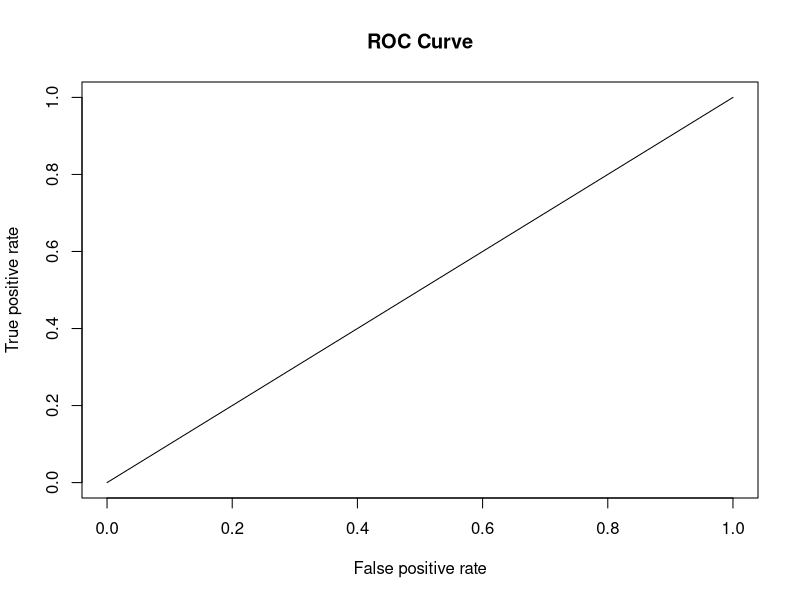
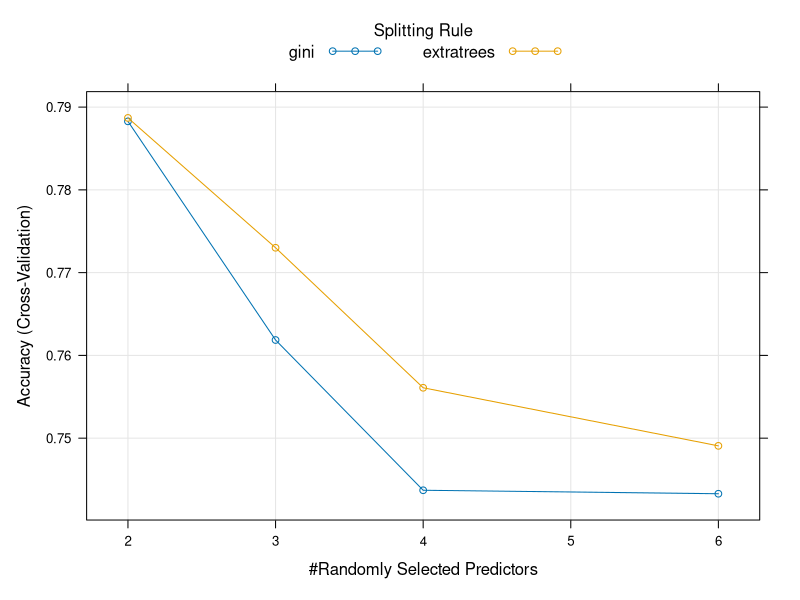
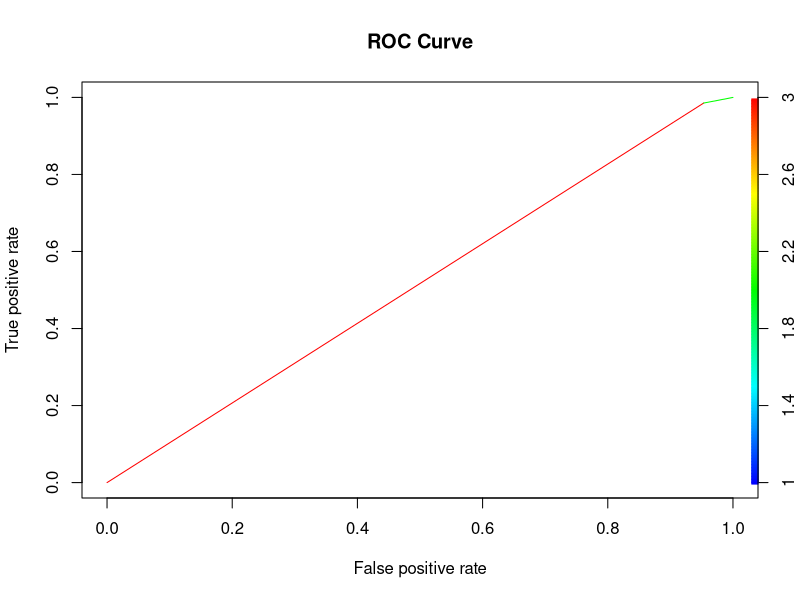
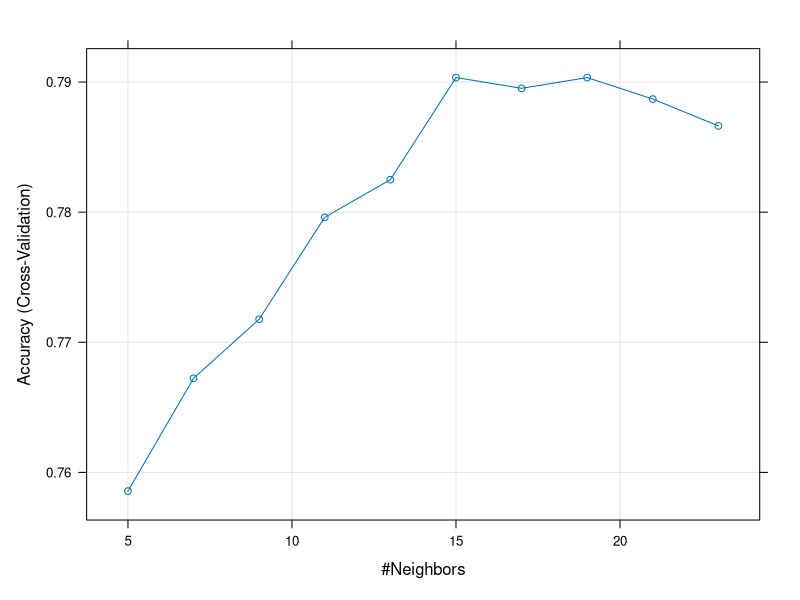
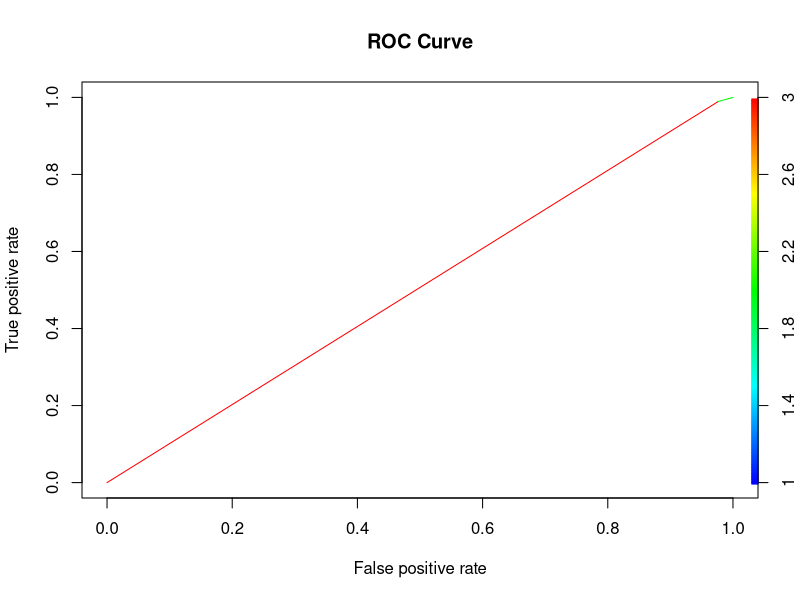

Here is the R script that generated these plots, in order:
#set up library
library(plyr)
library(ggplot2)
library(ROCR)
library(caret)

#import data 
vote_data <- read.csv("vote_drough.csv",header=T)

###############################
##### Data Pre processing #####
###############################

#Data structure check (vote_data year 2012)
names(vote_data)
str(vote_data)
# 0 is blue , 1 is red
table(vote_data$target)
#baseline when the model predict all RED = 0.79 
2384 / (643+2384)

#create data frame choose only necessary variables 
working_data <- data.frame(county = vote_data$county , state = vote_data$state , None = vote_data$None , D0 = vote_data$D0 , D1 = vote_data$D1, D2 = vote_data$D2 , D3 = vote_data$D3 , D4 = vote_data$D4 , target = as.factor(vote_data$target))
#splitting the data 
#create(split) INDEX for training data set only. [It's not split the data]
set.seed(12)

split_index <- createDataPartition(working_data$target,p=0.8,list=F)
train_data <- working_data[split_index,] 
test_data <- working_data[-split_index,]
nrow(working_data)
nrow(train_data)
nrow(test_data)

#create model

#create trainControl for reuse 
trainControl <- trainControl(method = "cv", number = 5) 

###################################
####### Logistic Regression #######
###################################

logistic_model <- train(target ~ D0 + D1 + D2 + D3 + D4 + None , train_data , 
                        trControl = trainControl , 
                        method = "glm", 
                        preProcess = c("zv","center","scale"))
#predict 
#train data set 
logistic_pred_train <- predict(logistic_model,type="raw")
summary(logistic_pred_train)

#Confusion Matrix with train data
confusionMatrix(as.factor(logistic_pred_train),train_data$target,mode='everything')

#test data set 
logistic_pred_test <- predict(logistic_model,newdata=test_data,type="raw")
summary(logistic_pred_test)

#Confusion Matrix with test data
confusionMatrix(as.factor(logistic_pred_test),test_data$target,mode='everything')

#evaluate model
coef(logistic_model$finalModel)

#ROC and AUC 
logistic_prediction <- prediction(as.numeric(logistic_pred_test),test_data$target)
logistic_perf <- performance(logistic_prediction, "tpr", "fpr")
plot(logistic_perf, main="ROC Curve")

###################################
######### Random Forrest ##########
###################################
#rf_trainControl <- trainControl(method = "cv", number = 5)
randomF_model <- train(target ~ D0 + D1 + D2 + D3 + D4 + None , train_data , 
                       trControl = trainControl , 
                       method = "ranger", 
                       tuneLength = 4,
                       preProcess = c("zv","center","scale"))
plot(randomF_model)
randomF_model
#predict model with data
#train data set 
randomF_pred_train <- predict(randomF_model,type="raw")
summary(randomF_pred_train)
#test data set 
randomF_pred_test <- predict(randomF_model,newdata=test_data,type="raw")
summary(randomF_pred_test)

#Confusion Matrix with train data
confusionMatrix(as.factor(randomF_pred_train),train_data$target,mode='everything')

#Confusion Matrix with test data
confusionMatrix(as.factor(randomF_pred_test),test_data$target,mode='everything')

#ROC and AUC 
rf_prediction <- prediction(as.numeric(randomF_pred_test),test_data$target)
rf_perf <- performance(rf_prediction, "tpr", "fpr")
plot(rf_perf, colorize=T,main="ROC Curve")

#AUC 
randomF_auc <- performance(rf_prediction,"auc")
randomF_auc_value <- randomF_auc@y.values[[1]] #area under curve

###################################
############## KNN ################
###################################
knn_model <- train(target ~ D0 + D1 + D2 + D3 + D4 + None , train_data , 
                       trControl = trainControl , 
                       method = "knn", 
                       tuneLength = 10,
                       preProcess = c("zv","center","scale"))
plot(knn_model)
print(knn_model)

#prediction
#train data set 
knn_pred_train <- predict(knn_model,type="raw")
summary(knn_pred_train)
#test data set 
knn_pred_test <- predict(knn_model,newdata=test_data,type="raw")

#Confusion Matrix with train data 
confusionMatrix(as.factor(knn_pred_train),train_data$target,mode='everything')

#Confusion Matrix with test data
confusionMatrix(as.factor(knn_pred_test),test_data$target,mode='everything')

#ROC and AUC 
knn_prediction <- prediction(as.numeric(knn_pred_test),test_data$target)
knn_perf <- performance(knn_prediction, "tpr", "fpr")
plot(knn_perf, colorize=T,main="ROC Curve")

#AUC 
knn_auc <- performance(knn_prediction,"auc")
knn_auc_value <- knn_auc@y.values[[1]] #area under curve

############################################################
